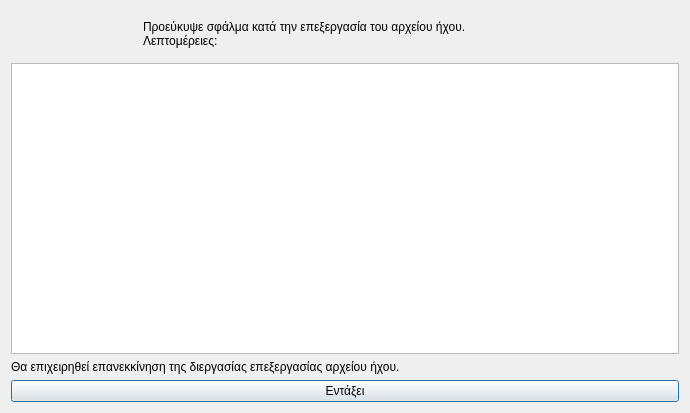
<?xml version="1.0" encoding="UTF-8"?>
<ui version="4.0">
 <class>Dialog</class>
 <widget class="QDialog" name="Dialog">
  <property name="geometry">
   <rect>
    <x>0</x>
    <y>0</y>
    <width>690</width>
    <height>413</height>
   </rect>
  </property>
  <property name="windowTitle">
   <string>Σφάλμα στην διεργασία επεξεργασίας αρχείου ήχου</string>
  </property>
  <property name="windowIcon">
   <iconset resource="../../../icons.qrc">
    <normaloff>:/rest-windows/assets/images/rest-windows/information.png</normaloff>:/rest-windows/assets/images/rest-windows/information.png</iconset>
  </property>
  <layout class="QGridLayout" name="gridLayout">
   <item row="0" column="0">
    <widget class="QFrame" name="frame">
     <property name="styleSheet">
      <string notr="true">QFrame{border:0px;}</string>
     </property>
     <property name="frameShape">
      <enum>QFrame::StyledPanel</enum>
     </property>
     <property name="frameShadow">
      <enum>QFrame::Raised</enum>
     </property>
     <layout class="QHBoxLayout" name="horizontalLayout">
      <item>
       <widget class="QLabel" name="image_label">
        <property name="maximumSize">
         <size>
          <width>117</width>
          <height>117</height>
         </size>
        </property>
        <property name="text">
         <string/>
        </property>
        <property name="pixmap">
         <pixmap resource="../../../icons.qrc">:/rest-windows/assets/images/rest-windows/information.png</pixmap>
        </property>
        <property name="scaledContents">
         <bool>true</bool>
        </property>
       </widget>
      </item>
      <item>
       <widget class="QLabel" name="label">
        <property name="text">
         <string>Προεύκυψε σφάλμα κατά την επεξεργασία του αρχείου ήχου.
Λεπτομέρειες:</string>
        </property>
        <property name="alignment">
         <set>Qt::AlignJustify|Qt::AlignVCenter</set>
        </property>
       </widget>
      </item>
     </layout>
    </widget>
   </item>
   <item row="3" column="0">
    <widget class="QPushButton" name="ok">
     <property name="text">
      <string>Εντάξει</string>
     </property>
     <property name="icon">
      <iconset resource="../../../icons.qrc">
       <normaloff>:/rest-windows/assets/images/rest-windows/ok.png</normaloff>:/rest-windows/assets/images/rest-windows/ok.png</iconset>
     </property>
    </widget>
   </item>
   <item row="1" column="0">
    <widget class="QPlainTextEdit" name="details"/>
   </item>
   <item row="2" column="0">
    <widget class="QLabel" name="label_2">
     <property name="text">
      <string>Θα επιχειρηθεί επανεκκίνηση της διεργασίας επεξεργασίας αρχείου ήχου.</string>
     </property>
     <property name="alignment">
      <set>Qt::AlignJustify|Qt::AlignVCenter</set>
     </property>
    </widget>
   </item>
  </layout>
 </widget>
 <tabstops>
  <tabstop>details</tabstop>
  <tabstop>ok</tabstop>
 </tabstops>
 <resources>
  <include location="../../../icons.qrc"/>
  <include location="../../../icons.qrc"/>
  <include location="../../../icons.qrc"/>
  <include location="../../../icons.qrc"/>
 </resources>
 <connections/>
</ui>
